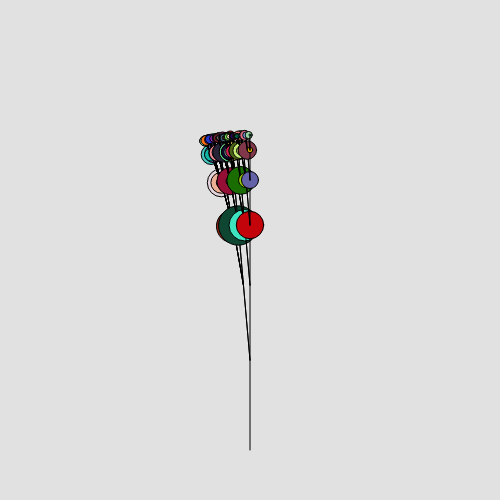
Frame 1 (no input)
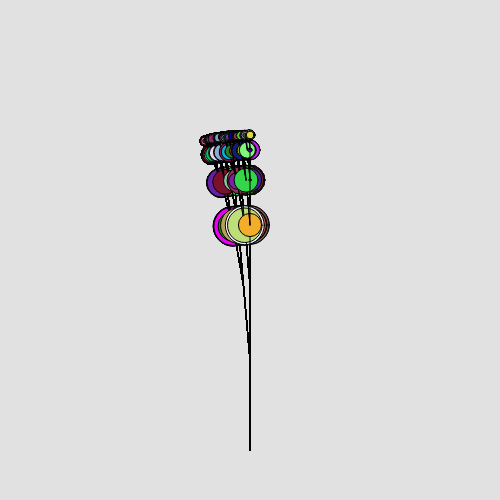
Frame 60 (no input)
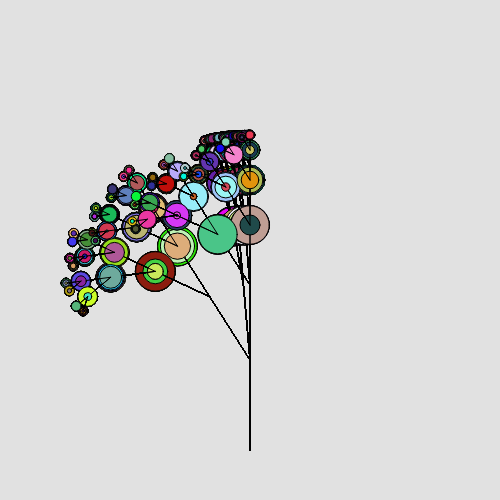
Frame 120 (the mouse pressed at the canvas centre since frame 60)

The p5.js sketch that drew these frames (run headless with seeded random() and noise() and a simulated clock; from frame 60 on, the mouse is pressed at the canvas centre):

// p5.js sketch
// ── sketch.js
// Project Title
// Your Name
// Date
//
// Extra for Experts:
// - describe what you did to take this project "above and beyond"


let scale = 15;
let branchAngle = 30;

function setup() {
  createCanvas(500, 500);
  background(225);
  
  
}

function draw() {
  branchAngle = map(mouseX, 0, width, 5, 60);
  drawTree(width/2, height*.9, 90, 6);
}

function drawLine( x1,  y1,  x2,  y2,  depth) {
  //draw a line segment connecting (x1,y1) to (x2,y2)
  line(x1, y1, x2, y2);
}

function drawTree(x1, y1, angle, depth) {
  if (depth > 0) {
    let x2 = x1 + (cos(radians(angle))*depth*scale);     //calculate endpoints of current branch
    let y2 = y1 - (sin(radians(angle))*depth*scale);     //using trig ratios. Get shorter based on depth

    drawLine(x1, y1, x2, y2, depth);
    drawLeaf(x2, y2, depth);

    //for a 2-branch tree:
    drawTree(x2, y2, angle+branchAngle, depth-1);
    drawTree(x2, y2, angle+branchAngle, depth-1);
    drawTree(x2, y2, angle+0, depth-1);
  }
}

function drawLeaf(x2, y2,depth){
  if (depth === 4){
    fill(random(255), random(255), random(255));
    circle(x2, y2, random(40));
  }
  else if (depth === 3){
    fill(random(255), random(255), random(255));
    circle(x2, y2, random(30));
  }
  else if (depth === 2){
    fill(random(255), random(255), random(255));
    circle(x2, y2, random(20));
  }
  else if (depth === 1){
    fill(random(255), random(255), random(255));
    circle(x2, y2, random(10));
  }
}
